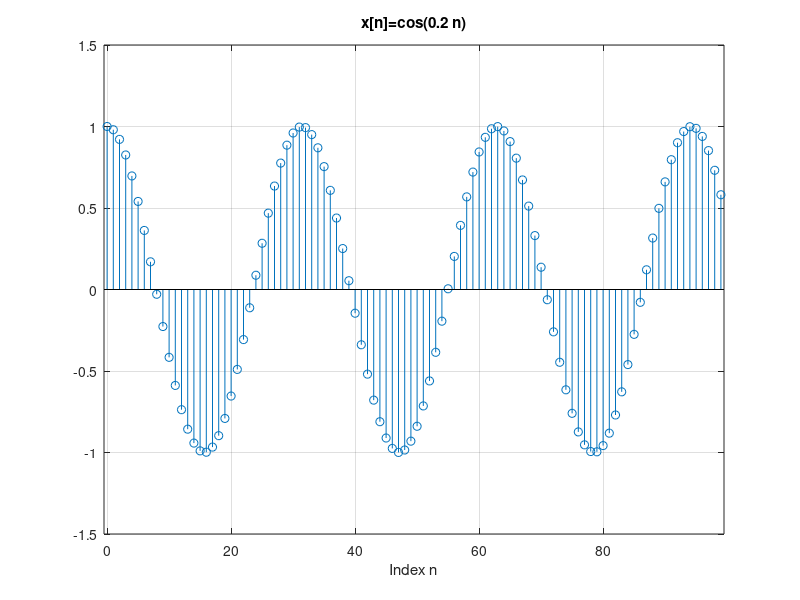

Here is the MATLAB script that generated this plot:
% Scriptexdt_1_12a.m
n = [0:99];             % Create a vector of indices.
x = cos(0.2*n);         % Compute signal samples.
% Graph the signal.
stem(n,x); grid;
axis([-0.5,99.5,-1.5,1.5]);
title('x[n]=cos(0.2 n)');
xlabel('Index n');